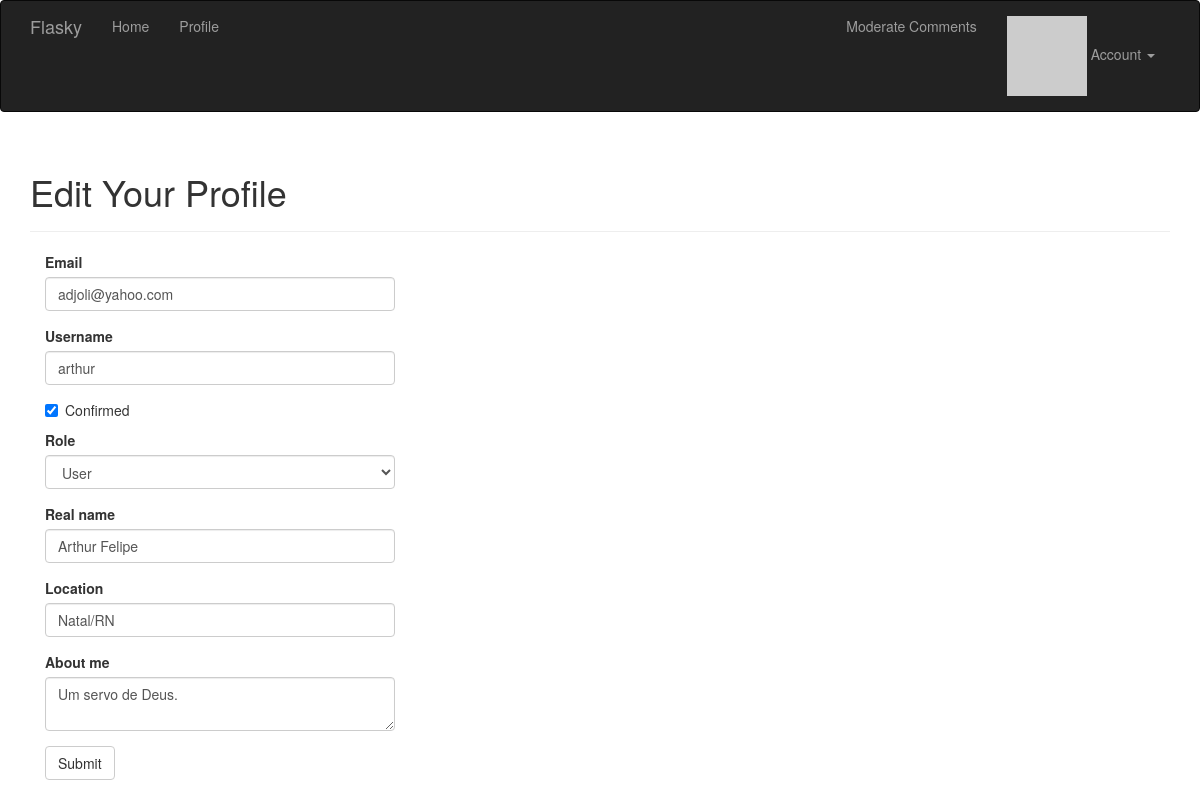
Page /edit-profile/2 (signed in) on the earlier database version.
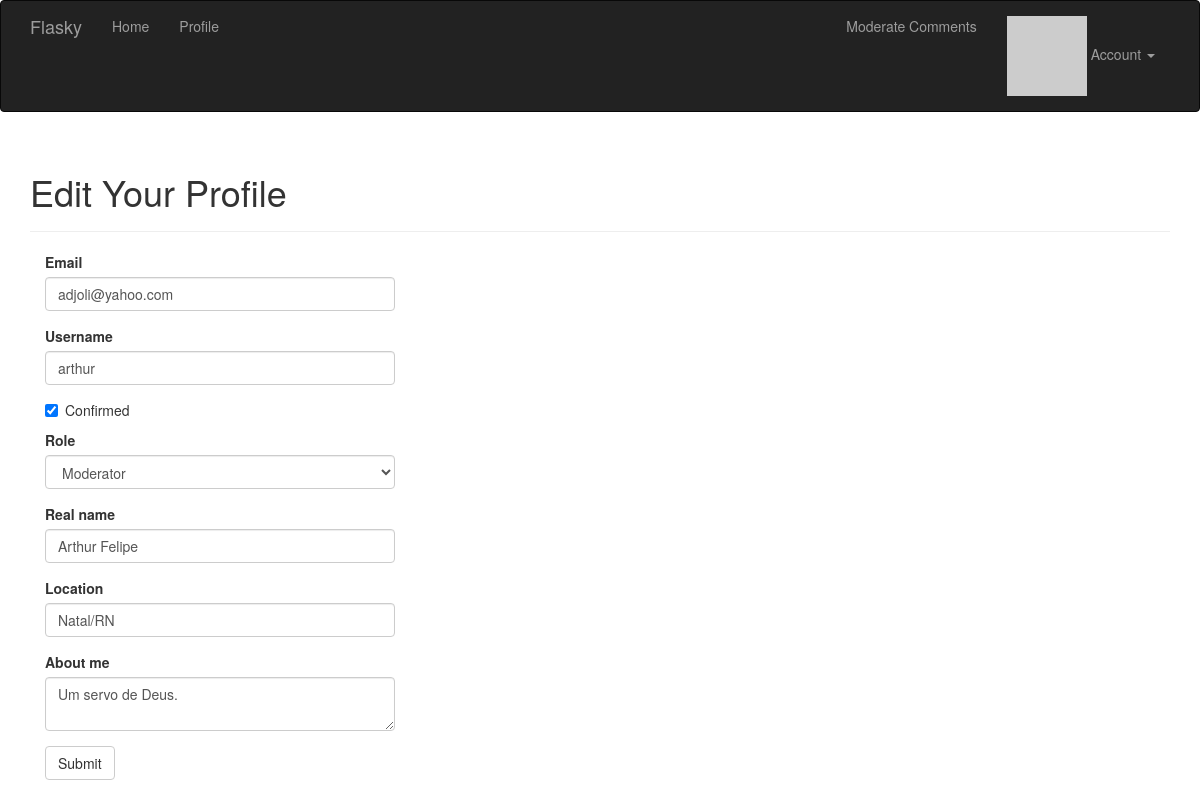
Same page on the later database version.
### app/models.py (models this page shows, shortened)
class User(UserMixin, db.Model):
    __tablename__ = 'users'
    id = db.Column(db.Integer, primary_key=True)
    email = db.Column(db.String(64), unique=True, index=True)
    username = db.Column(db.String(64), unique=True, index=True)
    name = db.Column(db.String(64))
    location = db.Column(db.String(64))
    about_me = db.Column(db.Text())
    member_since = db.Column(db.DateTime(), default=datetime.utcnow)
    last_seen = db.Column(db.DateTime(), default=datetime.utcnow)
    confirmed = db.Column(db.Boolean, default=False)
    password_hash = db.Column(db.String(128))
    avatar_hash = db.Column(db.String(32))
    role_id = db.Column(db.Integer, db.ForeignKey('roles.id'))
    posts = db.relationship('Post', backref='author', lazy='dynamic')
    followed = db.relationship(
        'Follow',
        foreign_keys=[Follow.follower_id],
        backref=db.backref('follower', lazy='joined'),
        lazy='dynamic',
        cascade='all, delete-orphan'
    )
    followers = db.relationship(
        'Follow',
        foreign_keys=[Follow.followed_id],
        backref=db.backref('followed', lazy='joined'),
        lazy='dynamic',
        cascade='all, delete-orphan'
    )
    comments = db.relationship('Comment', backref='author', lazy='dynamic')
    @property
    def password(self):
        raise AttributeError('password is not a readable attribute')
    def can(self, perm):
        return self.role is not None and self.role.has_permission(perm)
    def ping(self):
        self.last_seen = datetime.utcnow()
        db.session.add(self)
        db.session.commit()
    def gravatar(self, size=100, default='identicon', rating='g'):
        if request.is_secure:
            url = 'https://secure.gravatar.com/avatar'
        else:
            url = 'http://secure.gravatar.com/avatar'
        hash = self.avatar_hash or self.gravatar_hash()
        return f'{url}/{hash}?s={size}&d={default}&r={rating}'

### app/main/views.py (the view, shortened to what this page needs)
@main.route('/edit-profile/<int:id>', methods=['GET', 'POST'])
@login_required
@admin_required
def edit_profile_admin(id):
    user = User.query.get_or_404(id)
    form = EditProfileAdminForm(user=user)
    form.email.data = user.email
    form.username.data = user.username
    form.confirmed.data = user.confirmed
    form.role.data = user.role_id
    form.name.data = user.name
    form.location.data = user.location
    form.about_me.data = user.about_me
    return render_template('edit_profile.html', form=form, user=user)

### app/main/forms.py (shortened to what this page needs)
class EditProfileAdminForm(FlaskForm):
    email = StringField(
        'Email',
        validators=[DataRequired(), Length(1, 64), Email()]
    )
    username = StringField(
        'Username',
        validators=[
            DataRequired(),
            Length(1, 64),
            Regexp(
                '^[A-Za-z][A-Za-z0-9_.]*$', 0,
                'Usernames must have letters, numbers, dots or underscores'
            )
        ]
    )
    confirmed = BooleanField('Confirmed')
    role = SelectField('Role', coerce=int)
    name = StringField('Real name', validators=[Length(0, 64)])
    location = StringField('Location', validators=[Length(0, 64)])
    about_me = TextAreaField('About me')
    submit = SubmitField('Submit')
    def __init__(self, user, *args, **kwargs):
        super(EditProfileAdminForm, self).__init__(*args, **kwargs)
        self.role.choices = [(role.id, role.name)
                             for role in Role.query.order_by(Role.name).all()]
        self.user = user

### app/main/__init__.py (called while the page is built)
@main.app_context_processor
def inject_permissions():
    return dict(Permission=Permission)

### app/models.py (called while the page is built)
@login_manager.user_loader
def load_user(user_id):
    return User.query.get(int(user_id))

### app/templates/edit_profile.html (shortened to what this page needs)
{% extends "base.html" %}
{% import "bootstrap/wtf.html" as wtf %}
{% block page_content %}
<div class="page-header">
    <h1>Edit Your Profile</h1>
</div>
<div class="col-md-4">
    {{ wtf.quick_form(form) }}
</div>
{% endblock %}

Differences in the rows shown:
changed User "adjoli@yahoo.com": role "User" → "Moderator"
